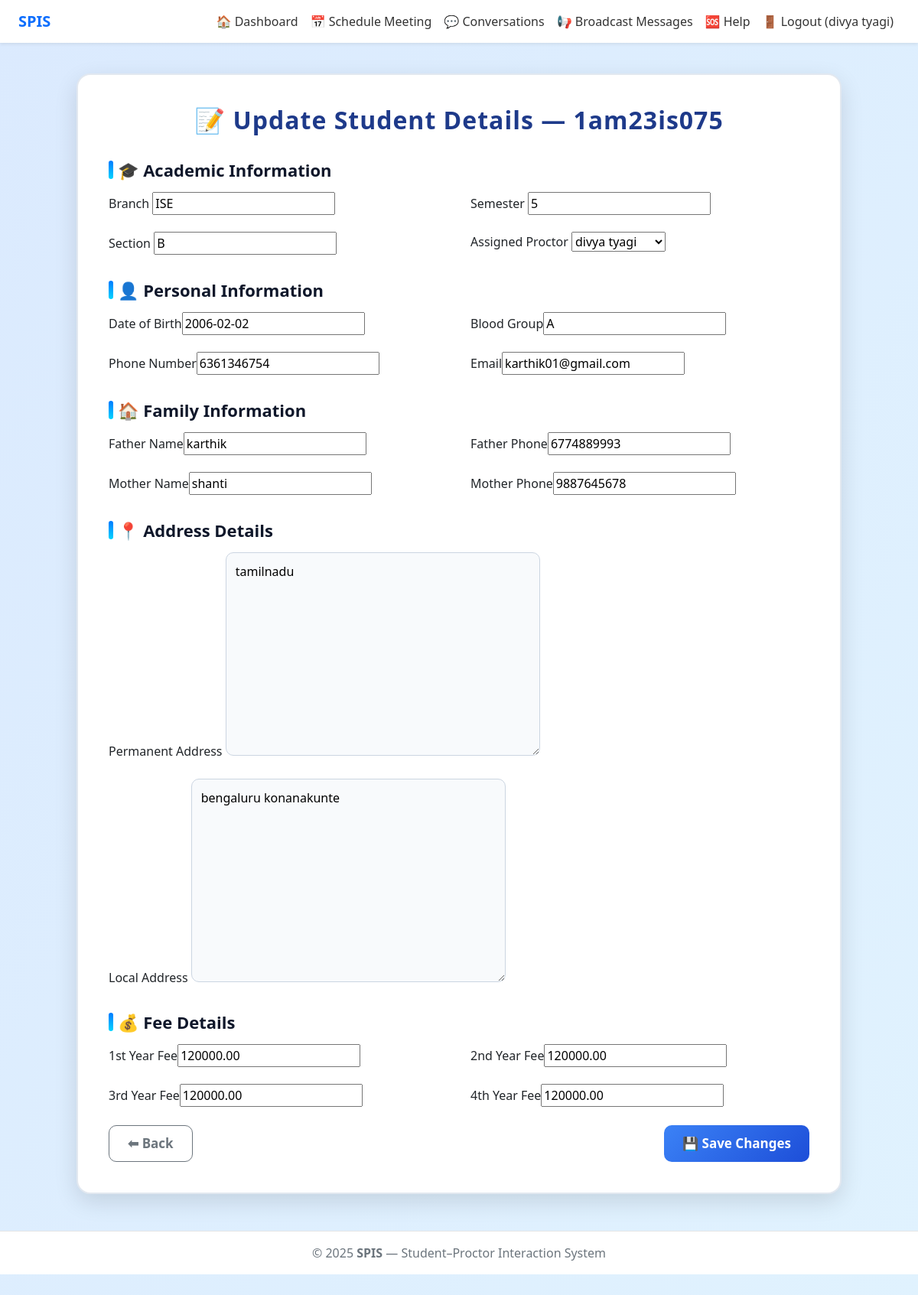
/student/1am23is075/edit/ (signed in), run on the app's committed database.
### core/models.py (models this page shows, shortened)
class StudentProfile(models.Model):
    user = models.OneToOneField(User, on_delete=models.CASCADE)
    usn = models.CharField(max_length=20)
    branch = models.CharField(max_length=50)
    semester = models.IntegerField(default=1)
    section = models.CharField(max_length=5, blank=True, null=True)
    blood_group = models.CharField(max_length=5, blank=True, null=True)
    dob = models.DateField(blank=True, null=True)
    phone = models.CharField(max_length=15, blank=True, null=True)
    email = models.EmailField(blank=True, null=True)
    father_name = models.CharField(max_length=100, blank=True, null=True)
    father_phone = models.CharField(max_length=15, blank=True, null=True)
    mother_name = models.CharField(max_length=100, blank=True, null=True)
    mother_phone = models.CharField(max_length=15, blank=True, null=True)
    permanent_address = models.TextField(blank=True, null=True)
    local_address = models.TextField(blank=True, null=True)
    first_year_fee = models.DecimalField(max_digits=10, decimal_places=2, blank=True, null=True)
    second_year_fee = models.DecimalField(max_digits=10, decimal_places=2, blank=True, null=True)
    third_year_fee = models.DecimalField(max_digits=10, decimal_places=2, blank=True, null=True)
    fourth_year_fee = models.DecimalField(max_digits=10, decimal_places=2, blank=True, null=True)
    proctor = models.ForeignKey(User, on_delete=models.SET_NULL, null=True, related_name='students')

### core/views.py (the view)
# urls.py: path('student/<str:usn>/edit/', views.student_info_upload, name='student_info_upload'),
@login_required
def student_info_upload(request, usn):
    student = get_object_or_404(StudentProfile, usn=usn)
    if not (
        request.user.is_superuser
        or (is_student(request.user) and request.user.studentprofile == student)
        or (is_proctor(request.user) and student.proctor == request.user)
    ):
        return HttpResponseForbidden('Not allowed')
    if request.method == "POST":
        form = StudentProfileForm(request.POST, instance=student)
        if form.is_valid():
            form.save()
            messages.success(request, f"✅ Student information for {student.usn} updated successfully.")
            return redirect('student_history', usn=student.usn)
        messages.error(request, "⚠️ Please correct the errors below.")
    else:
        form = StudentProfileForm(instance=student)
    return render(request, "core/student_info_form.html", {"form": form, "student": student})

### core/forms.py
class StudentProfileForm(forms.ModelForm):
    class Meta:
        model = StudentProfile
        fields = [
            'usn', 'branch', 'semester', 'section',
            'blood_group', 'dob', 'phone', 'email',
            'father_name', 'father_phone', 'mother_name', 'mother_phone',
            'permanent_address', 'local_address',
            'first_year_fee', 'second_year_fee', 'third_year_fee', 'fourth_year_fee',
            'proctor'
        ]

### core/templatetags/custom_tags.py (called while the page is built)
@register.filter
def has_attr(obj, attr):
    return hasattr(obj, attr)

@register.filter
def has_group(user, group_name):
    return user.groups.filter(name=group_name).exists()

### core/views.py (called while the page is built)
def is_student(user): return hasattr(user, 'studentprofile')

def is_proctor(user): return hasattr(user, 'proctorprofile')

### core/templates/core/student_info_form.html (shortened to what this page needs)
{% extends 'core/base.html' %}
{% load static %}
{% block content %}
<div class="update-card">
  <h2 class="update-title">📝 Update Student Details — {{ student.usn }}</h2>
  <form method="POST">
    <div class="section-title">🎓 Academic Information</div>
    <div class="two-col">
      <div>
        <label>Branch</label>
        {{ form.branch }}
      </div>
      <div>
        <label>Semester</label>
        {{ form.semester }}
      </div>
      <div>
        <label>Section</label>
        {{ form.section }}
      </div>
      <div>
        <label>Assigned Proctor</label>
        {{ form.proctor }}
      </div>
    </div>
    <div class="section-title">👤 Personal Information</div>
    <div class="two-col">
      <div><label>Date of Birth</label>{{ form.dob }}</div>
      <div><label>Blood Group</label>{{ form.blood_group }}</div>
      <div><label>Phone Number</label>{{ form.phone }}</div>
      <div><label>Email</label>{{ form.email }}</div>
    </div>
    <div class="section-title">🏠 Family Information</div>
    <div class="two-col">
      <div><label>Father Name</label>{{ form.father_name }}</div>
      <div><label>Father Phone</label>{{ form.father_phone }}</div>
      <div><label>Mother Name</label>{{ form.mother_name }}</div>
      <div><label>Mother Phone</label>{{ form.mother_phone }}</div>
    </div>
    <div class="section-title">📍 Address Details</div>
    <label>Permanent Address</label>
    {{ form.permanent_address }}
    <br><br>
    <label>Local Address</label>
    {{ form.local_address }}
    <div class="section-title">💰 Fee Details</div>
    <div class="two-col">
      <div><label>1st Year Fee</label>{{ form.first_year_fee }}</div>
      <div><label>2nd Year Fee</label>{{ form.second_year_fee }}</div>
      <div><label>3rd Year Fee</label>{{ form.third_year_fee }}</div>
      <div><label>4th Year Fee</label>{{ form.fourth_year_fee }}</div>
    </div>
    <div class="d-flex justify-content-between mt-4">
      <a href="{% url 'student_history' student.usn %}" class="btn btn-outline-secondary px-4">⬅ Back</a>
      <button type="submit" class="btn btn-primary px-4">💾 Save Changes</button>
    </div>
  </form>
</div>
{% endblock %}

### core/templates/core/base.html (shortened to what this page needs)
{% load static %}
{% load custom_tags %}
<!doctype html>
<html lang="en">
<head>
  <link href="https://cdn.jsdelivr.net/npm/bootstrap@5.3.0/dist/css/bootstrap.min.css" rel="stylesheet">
</head>
<body>
<nav class="navbar navbar-expand-lg navbar-light bg-white shadow-sm sticky-top">
  <div class="container-fluid px-4">
    <a class="navbar-brand" href="{% url 'index' %}">SPIS</a>
    <div class="collapse navbar-collapse" id="navbarNav">
      <ul class="navbar-nav ms-auto">
        {% if user.is_authenticated %}
          {% if user|has_attr:"studentprofile" %}
            <li class="nav-item"><a class="nav-link" href="{% url 'student_dashboard' %}">🏠 Dashboard</a></li>
            <li class="nav-item"><a class="nav-link" href="{% url 'student_history' user.studentprofile.usn %}">📘 My Profile</a></li>
            <li class="nav-item"><a class="nav-link" href="{% url 'student_meetings' %}">📅 My Meetings</a></li>
            <li class="nav-item"><a class="nav-link" href="{% url 'student_info_upload' user.studentprofile.usn %}">✏️ Update Info</a></li>
            <li class="nav-item"><a class="nav-link" href="{% url 'direct_messages' %}">💬 Chat</a></li>
            <li class="nav-item"><a class="nav-link" href="{% url 'student_broadcasts' %}">📢 Broadcast Messages</a></li>
         {% elif user|has_attr:"proctorprofile" %}
    <li class="nav-item">
        <a class="nav-link" href="{% url 'proctor_dashboard' %}">🏠 Dashboard</a>
    </li>
    <li class="nav-item">
        <a class="nav-link" href="{% url 'meeting_schedule' %}">📅 Schedule Meeting</a>
    </li>
    <li class="nav-item">
        <a class="nav-link" href="{% url 'direct_messages' %}">💬 Conversations</a>
    </li>
    <li class="nav-item">
        <a class="nav-link" href="{% url 'student_broadcasts' %}">📢 Broadcast Messages</a>
    </li>
          {% elif user.is_superuser %}
            <li class="nav-item"><a class="nav-link" href="{% url 'index' %}">🏠 Admin Home</a></li>
          {% endif %}
          <li class="nav-item"><a class="nav-link" href="{% url 'help' %}">🆘 Help</a></li>
          <li class="nav-item">
            <a class="nav-link text-danger" href="{% url 'logout' %}">
              🚪 Logout ({{ user.username }})
            </a>
          </li>
        {% endif %}
      </ul>
    </div>
  </div>
</nav>
<div class="container mt-4 mb-5">
  {% block content %}{% endblock %}
</div>
<footer class="text-center py-3">
  © {{ year|default:2025 }} <strong>SPIS</strong> — Student–Proctor Interaction System
</footer>
</body>
</html>

### core/templates/core/base.html (style rules this page uses)
body { background-color: #f8f9fa; font-family: 'Segoe UI', Tahoma, Geneva, Verdana, sans-serif; }
.navbar-brand { font-weight: bold; color: #0d6efd !important; }
.nav-link { color: #333 !important; }
footer { background: #fff; border-top: 1px solid #e5e5e5; color: #6c757d; }

### core/templates/core/student_info_form.html (style rules this page uses)
body { background: linear-gradient( 120deg, #dbeafe, #e0f2fe, #ffe4e6, #f3e8ff ); background-size: 300% 300%; animation: bgAnimation 12s ease infinite; min-height: 100vh; padding-bottom: 40px; }
.update-card { max-width: 1000px; margin: 40px auto; background: #ffffff; padding: 40px; border-radius: 18px; box-shadow: 0 10px 30px rgba(0,0,0,0.12); border: 2px solid #e2e8f0; position: relative; overflow: hidden; }
.update-card::before { content: ""; position: absolute; inset: -2px; border-radius: 18px; padding: 2px; background: linear-gradient(135deg, #6a11cb, #2575fc, #00c6ff); z-index: -1; animation: glowMove 6s linear infinite; }
.update-title { font-size: 32px; font-weight: 800; color: #1e3a8a; text-align: center; margin-bottom: 25px; letter-spacing: 1px; }
.section-title { font-size: 22px; font-weight: 700; color: #0f172a; margin-top: 30px; margin-bottom: 12px; position: relative; padding-left: 12px; }
.section-title::before { content: ""; width: 6px; height: 24px; background: linear-gradient(180deg, #007bff, #00d4ff); position: absolute; left: 0; top: 4px; border-radius: 4px; }
.form-control, .form-select, textarea { border-radius: 10px; padding: 12px; border: 1px solid #cbd5e1; background: #f8fafc; transition: all .25s ease; }
textarea { min-height: 80px; }
.btn-primary { border-radius: 10px; padding: 10px 30px; font-size: 17px; background: linear-gradient(135deg, #3b82f6, #1d4ed8); border: none; color: white; font-weight: 600; transition: .2s; }
.btn-outline-secondary { border-radius: 10px; padding: 10px 30px; font-size: 17px; font-weight: 600; }
.two-col { display: grid; grid-template-columns: 1fr 1fr; gap: 22px 30px; }

### data on the page
StudentProfile: usn "1am23is075", branch "ISE", semester "5", section "B", proctor "divya tyagi", dob "2006-02-02", blood_group "A", phone "6361346754", email "karthik01@gmail.com", father_name "karthik", father_phone "6774889993", mother_name "shanti", mother_phone "9887645678", permanent_address "tamilnadu", local_address "bengaluru konanakunte", first_year_fee "120000.00", second_year_fee "120000.00", third_year_fee "120000.00", fourth_year_fee "120000.00"

### other printed values
{{ user.username }} "divya tyagi"
{{ year|default:2025 }} "2025"
